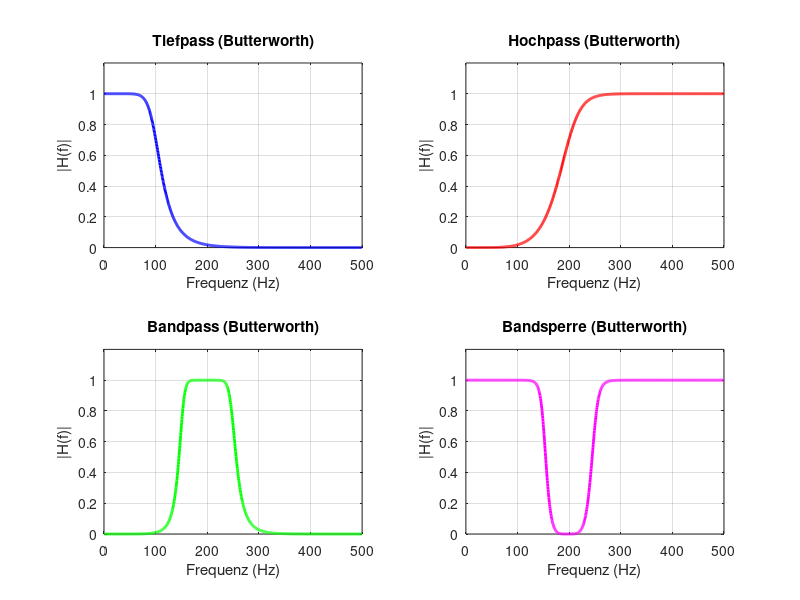

The MATLAB source for this figure: (Note: this script raises an error after producing the figure.)
clc; clear; close all;

fs = 1000;    % Abtastrate in Hz
n = 5;        % Filterordnung

% --- Filterdefinitionen ---
% Tiefpass
fc_lp = 100;
[b_lp, a_lp] = butter(n, fc_lp/(fs/2), 'low');

% Hochpass
fc_hp = 200;
[b_hp, a_hp] = butter(n, fc_hp/(fs/2), 'high');

% Bandpass
fc_bp = [150 250];
[b_bp, a_bp] = butter(n, fc_bp/(fs/2), 'bandpass');

% Bandsperre
fc_bs = [150 250];
[b_bs, a_bs] = butter(n, fc_bs/(fs/2), 'stop');

% --- Frequenzgänge berechnen ---
[H_lp,f] = freqz(b_lp, a_lp, 1024, fs);
[H_hp,~] = freqz(b_hp, a_hp, 1024, fs);
[H_bp,~] = freqz(b_bp, a_bp, 1024, fs);
[H_bs,~] = freqz(b_bs, a_bs, 1024, fs);

% --- Subplot-Diagramm ---
figure;

subplot(2,2,1);
plot(f, abs(H_lp), 'b','LineWidth',2);
grid on; ylim([0 1.2]);
title('Tiefpass (Butterworth)');
xlabel('Frequenz (Hz)'); ylabel('|H(f)|');

subplot(2,2,2);
plot(f, abs(H_hp), 'r','LineWidth',2);
grid on; ylim([0 1.2]);
title('Hochpass (Butterworth)');
xlabel('Frequenz (Hz)'); ylabel('|H(f)|');

subplot(2,2,3);
plot(f, abs(H_bp), 'g','LineWidth',2);
grid on; ylim([0 1.2]);
title('Bandpass (Butterworth)');
xlabel('Frequenz (Hz)'); ylabel('|H(f)|');

subplot(2,2,4);
plot(f, abs(H_bs), 'm','LineWidth',2);
grid on; ylim([0 1.2]);
title('Bandsperre (Butterworth)');
xlabel('Frequenz (Hz)'); ylabel('|H(f)|');

sgtitle('Reale Frequenzgänge von 4 Butterworth-Filtern');
